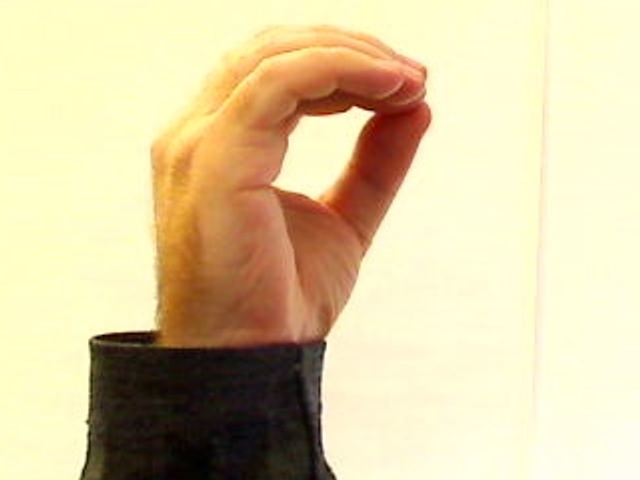
//> input picture assignment3/sumbit/TaoJiang-30/images/test/0_A.jpg, 640 x 480 px, given in place of the camera
$ ./demo_camera_err   (built with g++ and OpenCV 4, the #if around main switched on)
//> lines starting //> are read from the running program, lines starting //| are printed output that depends on the picture; after the words box and inside, x2 and y2 are one past the last pixel; in counts of white or black regions, pixels touching at a corner belong together
//
// Created by Tommy on 2020/6/5.
//


#include <iostream>
#include <fstream>

#include <opencv2/opencv.hpp>
#include <opencv2/highgui/highgui.hpp>

#include<algorithm>
#include <math.h>

#include<stdlib.h>
#include<stdio.h>
#include <iostream>
#ifdef __APPLE__
#include <sys/uio.h>
#else
#include <sys/io.h>
#endif
#include <unistd.h>
#include <dirent.h>
#include <chrono>
#include <ctime>
#include "LoadData.h"


using namespace std;
using namespace cv;
using namespace cv::ml;
//using namespace ml;
using namespace chrono ;


#define Mpixel(image,x,y) ( (uchar *) ( ((image).data) + (y)*((image).step) ) ) [(x)]
#define MpixelB(image,x,y) ( (uchar *) ( ((image).data) + (y)*((image).step) ) ) [(x)*((image).channels())]
#define MpixelG(image,x,y) ( (uchar *) ( ((image).data) + (y)*(( image).step) ) ) [(x)*((image).channels())+1]
#define MpixelR(image,x,y) ( (uchar *) ( ((image).data) + (y)*(( image).step) ) ) [(x)*((image).channels())+2]


void EllipticFourierDescriptors(vector<Point>& contour , vector< float> & CE) ;
vector<float>  EllipticFourierDescriptors(vector<Point>& contour );
Mat binary_img,element,hsv;
//void test_webcam(Mat imageROI, vector< float> & CE)
// [82 lines left out: functions test_webcam, test_webcam_old, not called in this run]

static bool read_num_class_data( const string& filename, int var_count, Mat* _data, Mat* _responses );

template<typename T>
static Ptr<T> load_classifier(const string& filename_to_load);
inline TermCriteria TC(int iters, double eps);
static void test_and_save_classifier(const Ptr<StatModel>& model, const Mat& data, const Mat& responses,int ntrain_samples, int rdelta,const string& filename_to_save);
static bool build_mlp_classifier( const string& data_filename,const string& filename_to_save,const string& filename_to_load );


#if 00001
int main (int argc, char *argv[]){
    string data_filename = "./res/all_img.data";

// [4 lines of commented-out code are left out]
    string command = "webcam";
    if(command == "build"){
 /* step1: Load trainning images and get CE features */

    LoadData all_img("./images/all_img/",data_filename);
    }
    else if(command=="train"){
 /* step2: build model */
        build_mlp_classifier( data_filename, "./res/all_img_ann_model.xml", "" );
    }
    else if(command=="test"){
        ////-load =>test
    build_mlp_classifier( data_filename, "", "./res/all_img_ann_model.xml" );
    }
    else if(command=="static"){
        //// /* step3:single file testing */

    Mat test_img = imread("./images/test/0_A.jpg",1);//0
// [21 lines of commented-out code are left out]
        LoadData test(test_img);
        vector<double> test_ce = test.test_ce;
        float CE[test_ce.size()] ;
        for (int i = 0; i < test_ce.size(); i++) {
            CE[i] = test_ce[i];
        }
        cout <<"test_ce.size:"<<test_ce.size() <<endl;

        //todo
       /* vector<float> CE;
        test_webcam( test_img, CE);*/
        Ptr<ANN_MLP> model;
        model = load_classifier<ANN_MLP>("./res/all_img_ann_model.xml");
        Mat sample1 = (Mat_<float>(1,29) << CE[1],CE[2],CE[3],CE[4],CE[5],CE[6],CE[7],CE[8],CE[9],CE[10],
                CE[11],CE[12],CE[13],CE[14],CE[15],CE[16],CE[17],CE[18],CE[19],
                CE[20],CE[21],CE[22],CE[23],CE[24],CE[25],CE[26],CE[27],CE[28],CE[29]
        );
        cout << "sample1:"<<sample1<< endl;
        Mat response_mat;
//        Ptr<ANN_MLP> model;
        model = load_classifier<ANN_MLP>("./res/all_img_ann_model.xml");
        float r = model->predict( sample1 );
        cout << "predict result :"<< r <<endl;
        waitKey(0);
    }
    else if(command=="webcam"){
        /*webcam*/

////    /* step4: predict webcam */
//        Ptr<ANN_MLP> model;
//        model = load_classifier<ANN_MLP>("./res/all_img_ann_model.xml");
        Point area_star = Point(150,100);
        Point area_end =Point(350,350);
        VideoCapture capture;
        capture.open(0);
        capture.set( CAP_PROP_FRAME_WIDTH, 640) ;
        capture.set(CAP_PROP_FRAME_HEIGHT, 480) ;
        Mat frame, imageROI;
        capture >>frame;
//> frame is the input picture: 480 rows x 640 cols, CV_8UC3; mean B, G, R 162.1, 202.4, 218.2
        printf( " frame size %d %d nn" , frame.rows , frame.cols) ;
//|  frame size 480 640 nn
        int key=0;
        double fps =0.0;
//        vector<float> CE;
        while(1){
            system_clock:: time_point start = system_clock::now();
            capture >>frame;
            if(frame.empty()){break;}

            rectangle(frame,area_star,area_end,Scalar(255,102,0),1,8,0);
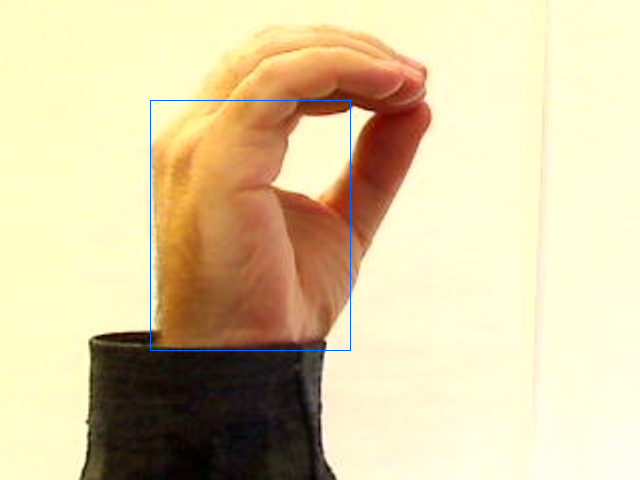
//> frame: 480 rows x 640 cols, CV_8UC3; 0.29% of pixels changed, all inside (x1, y1, x2, y2) = (150, 100, 351, 351)
            imageROI =frame(Rect(area_star.x+1,area_star.y+1,area_end.x-area_star.x-1,area_end.y-area_star.y-1));
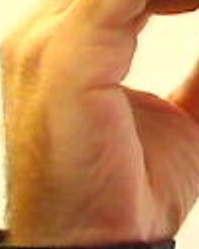
//> imageROI: 249 rows x 199 cols, CV_8UC3; mean B, G, R 87.6, 140.2, 196.5

            key=waitKey ( 1 ) ;
//> the Esc key is pressed
            if ( key==113 || key==27) return 0 ;
//> (the program exits here)

$ run again, on assignment3/demoHSV_vv2/images/test/1_A.jpg
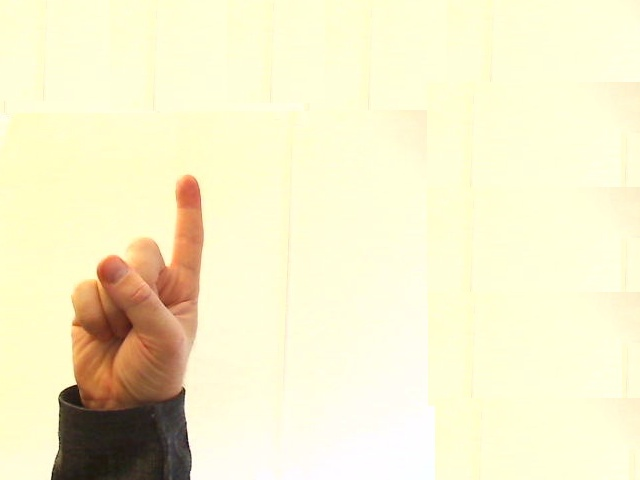
//> input picture assignment3/demoHSV_vv2/images/test/1_A.jpg, 640 x 480 px, given in place of the camera
//> frame is the input picture: 480 rows x 640 cols, CV_8UC3; mean B, G, R 202.3, 238.2, 243.7
//|  frame size 480 640 nn
//> `rectangle(frame,area_star,area_end,Scalar(255,102,0),1,8,0);`:
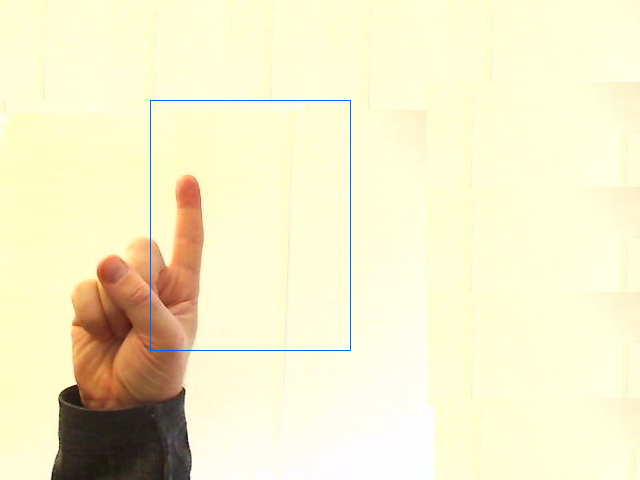
//> frame: 480 rows x 640 cols, CV_8UC3; 0.29% of pixels changed, all inside (x1, y1, x2, y2) = (150, 100, 351, 351)
//> `imageROI =frame(Rect(area_star.x+1,area_star.y+1,area_end.x-area_star...`:
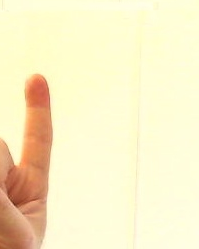
//> imageROI: 249 rows x 199 cols, CV_8UC3; mean B, G, R 198.6, 238.1, 248.8

$ run again, on assignment3/demoHSV_v/images/test/3_A.jpg
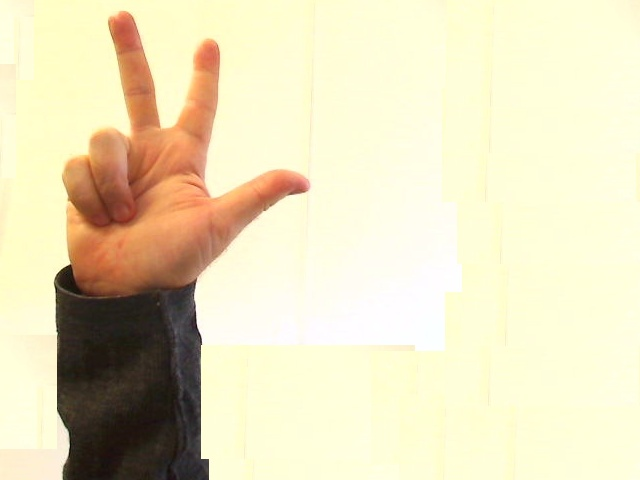
//> input picture assignment3/demoHSV_v/images/test/3_A.jpg, 640 x 480 px, given in place of the camera
//> frame is the input picture: 480 rows x 640 cols, CV_8UC3; mean B, G, R 188.6, 221.9, 231.1
//|  frame size 480 640 nn
//> `rectangle(frame,area_star,area_end,Scalar(255,102,0),1,8,0);`:
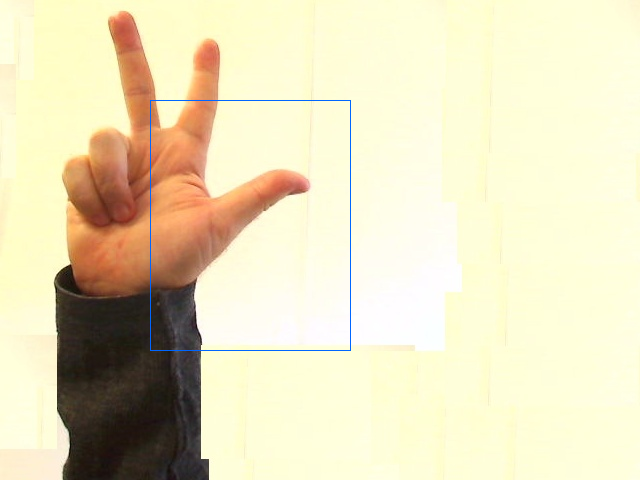
//> frame: 480 rows x 640 cols, CV_8UC3; 0.29% of pixels changed, all inside (x1, y1, x2, y2) = (150, 100, 351, 351)
//> `imageROI =frame(Rect(area_star.x+1,area_star.y+1,area_end.x-area_star...`:
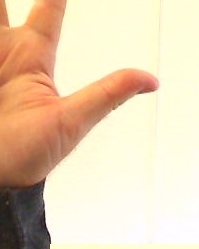
//> imageROI: 249 rows x 199 cols, CV_8UC3; mean B, G, R 179.6, 209.1, 232.1

$ run again, on assignment3/demoHSV/images/test/4_A.jpg
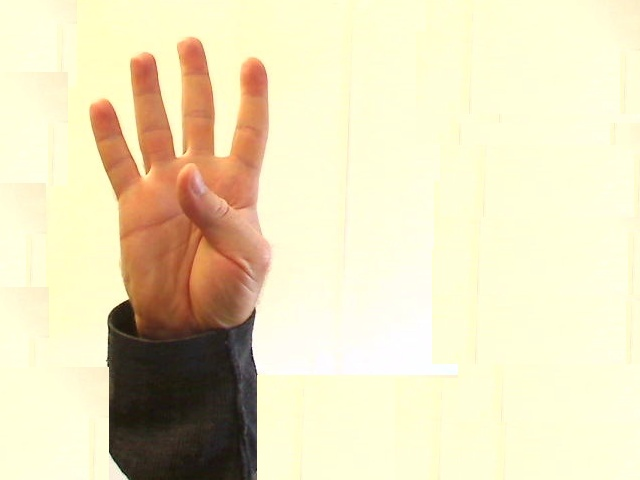
//> input picture assignment3/demoHSV/images/test/4_A.jpg, 640 x 480 px, given in place of the camera
//> frame is the input picture: 480 rows x 640 cols, CV_8UC3; mean B, G, R 188.7, 223.2, 232.7
//|  frame size 480 640 nn
//> `rectangle(frame,area_star,area_end,Scalar(255,102,0),1,8,0);`:
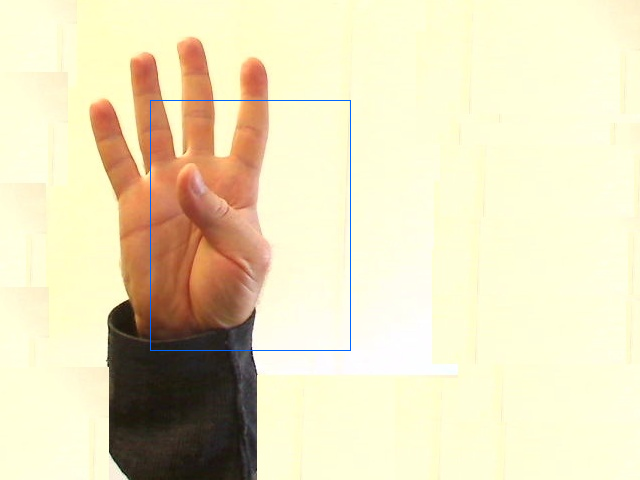
//> frame: 480 rows x 640 cols, CV_8UC3; 0.29% of pixels changed, all inside (x1, y1, x2, y2) = (150, 100, 351, 351)
//> `imageROI =frame(Rect(area_star.x+1,area_star.y+1,area_end.x-area_star...`:
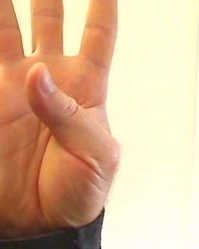
//> imageROI: 249 rows x 199 cols, CV_8UC3; mean B, G, R 148.6, 181.9, 217.3
